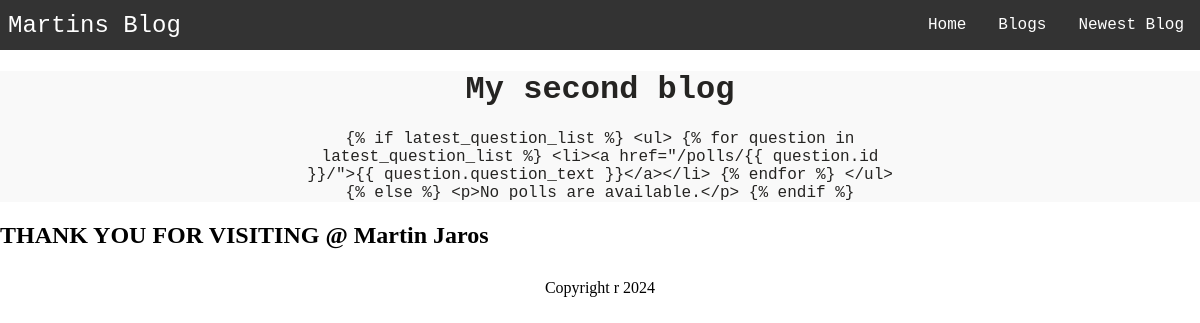
Page /blog/blog_post/2/ on the earlier database version.
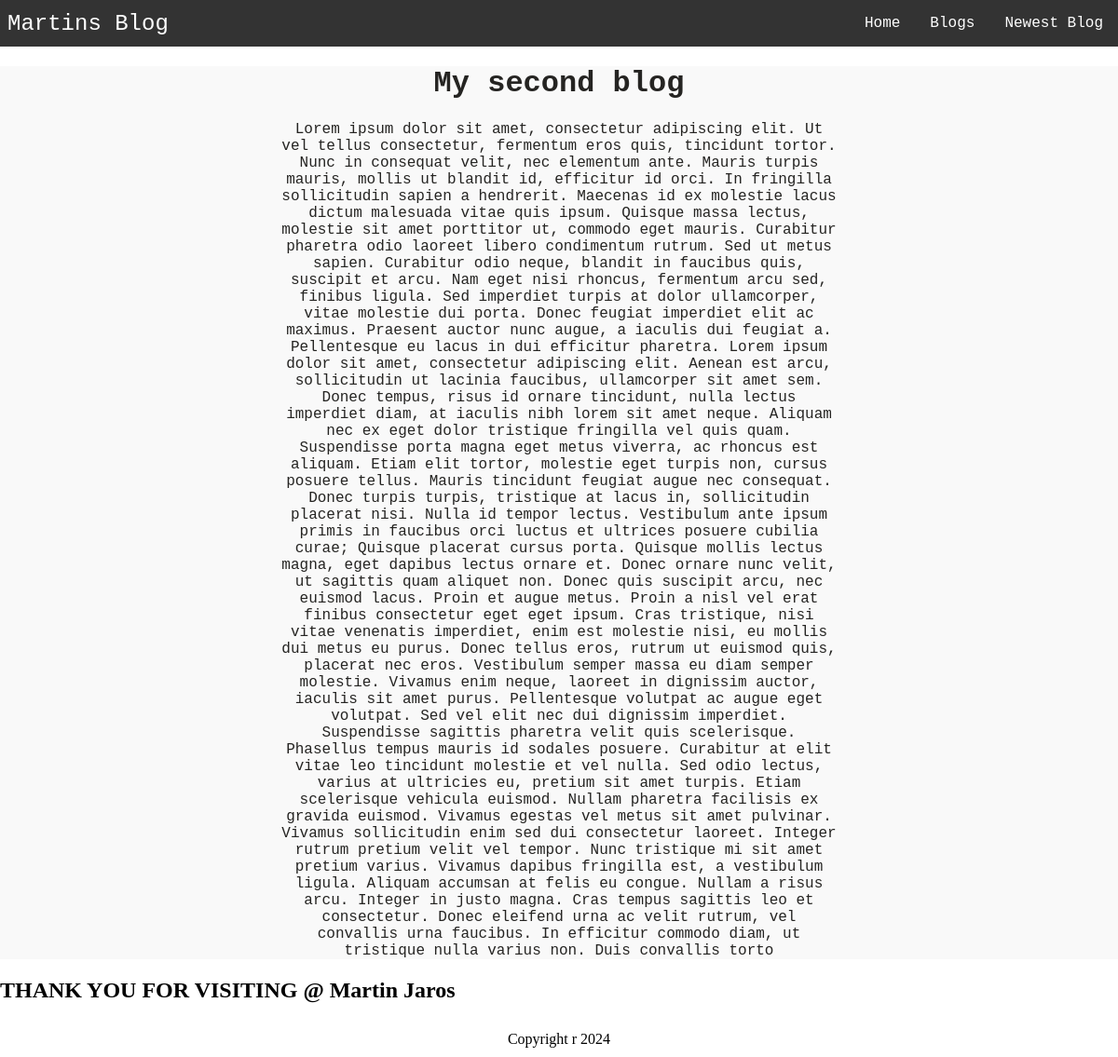
Same page on the later database version.
### blog/models.py (models this page shows, shortened)
class Blogpost(models.Model):
    blog_heading = models.CharField(max_length=200)
    blog_text = models.TextField(max_length=20000, default="Text")
    pub_date = models.DateTimeField("date published")
    description = models.CharField(max_length=200, default="Description")

### blog/views.py (the view)
# urls.py: path("blog_post/<int:pk>/", views.BlogpostView.as_view(), name="blogpost"),
class BlogpostView(generic.DetailView):
    model = Blogpost
    template_name = "blog/blogpost.html"
    def get_queryset(self):
        return Blogpost.objects.all()

### blog/templates/blog/blogpost.html
{% extends 'blog/base.html' %}
{% block content %}
<div class="blogpost">
    <h1>{{blogpost.blog_heading}}</h1>
    <p>{{blogpost.blog_text}}</p>
</div>
{% endblock %}

Differences in the rows shown:
changed Blogpost "My second blog": blog_text "{% if latest_question_list %} <ul> {% for question in latest_question_list %} <li><a href=\"/polls/{{ question.id }}/\">{{ question.question_text }}</a></li> {% endfor %} </ul> {% else %} <p>No polls are available.</p> {% endif %}" → "Lorem ipsum dolor sit amet, consectetur adipiscing elit. Ut vel tellus consectetur, fermentum eros quis, tincidunt tortor. Nunc in consequat velit, nec elementum ante. Mauris turpis mauris, mollis ut blandit id, efficitur id orci. In fringilla sollicitudin sapien a hendrerit. Maecenas id ex molestie lacus dictum malesuada vitae quis ipsum. Quisque massa lectus, molestie sit amet porttitor ut, commodo eget mauris. Curabitur pharetra odio laoreet libero condimentum rutrum. Sed ut metus sapien. Curabitur odio neque, blandit in faucibus quis, suscipit et arcu. Nam eget nisi rhoncus, fermentum arcu sed, finibus ligula. Sed imperdiet turpis at dolor ullamcorper, vitae molestie dui porta. Donec…"
